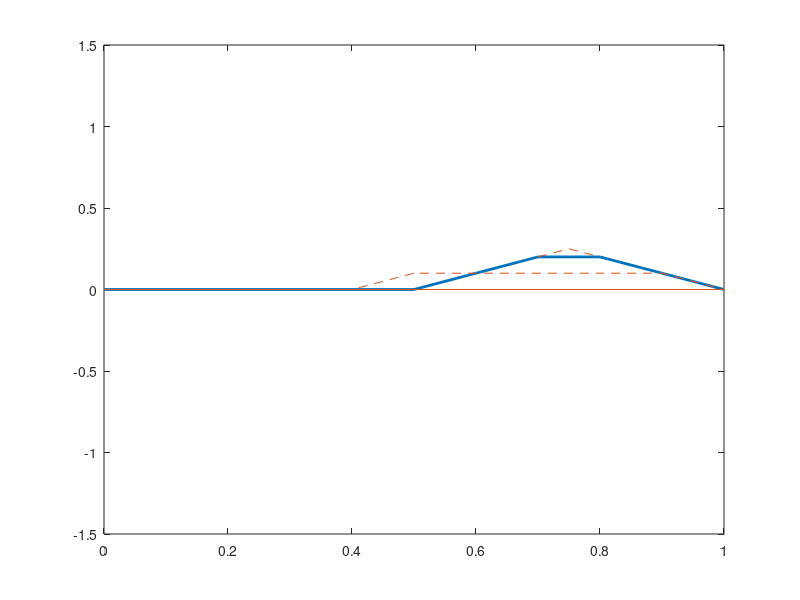

The MATLAB source for this figure: (Note: this script raises an error after producing the figure.)
x=(0:1/10:1);
y=[0 0 0 0 0 0 .1 .20001 .20001 .1 0];
plot(x,y,'linewidth',2.0)
axis([0 1 -1.5 1.5])
hold on
rdot=sprintf('%c',183);
s=1;
for j=1:11
u(j)=0;
end

q=[.7 .75];
r=[.20001 .2499];
line(q,r,'linestyle','--')

q=[.75 .8];
r=[.2499 .20001];
line(q,r,'linestyle','--')

q=[0 1];
r=[0 0];
line(q,r)


for m=1:6



for i=1:11

 if i<2
 u(i)=0;
 end

 if i>1 
   if i<11
   u(i)=y(i)+s*(y(i-1)-2*y(i)+y(i+1));
   end
 end

 if i>10
 u(i)=0;
 end
end


for i=1:11
  y(i)=u(i);
end

if m==2
x=(0:1/10:1);
plot(x,u,'linewidth',1.5);
end

if m==1
x=(0:1/10:1);
plot(x,u,'linestyle','--');
end

if m==4
x=(0:1/10:1);
plot(x,u,'linewidth',1.5);
end

if m==3
x=(0:1/10:1);
plot(x,u,'linestyle','--');
end

if m==6
x=(0:1/10:1);
plot(x,u,'linewidth',1.5);
end

if m==5
x=(0:1/10:1);
plot(x,u,'linestyle','--');
end

for k=1:11
 a=(k-1)/10;
 b=u(k);
 text(a-.006,b,rdot,'fontname','symbol','fontweight','bold','fontsize',15)
end


end

text (.05,1.3,'s=1','fontsize',20)
text(.01,1.1,'(  t=0.01)','fontsize',20)
text(.01,1.1,' D','fontname','symbol','fontweight','bold','fontsize',20)

text(.70,.26,'t=0','fontsize',15)
text(.5,.17,'t=0.01','fontsize',15)
text(.36,.21,'t=0.02','fontsize',15)
text(.45,.32,'t=0.03','fontsize',15)
text(.56,.42,'t=0.04','fontsize',15)
text(.45,1.12,'t=0.05','fontsize',15)
text(.25,1.4,'t=0.06','fontsize',15)





hold off
